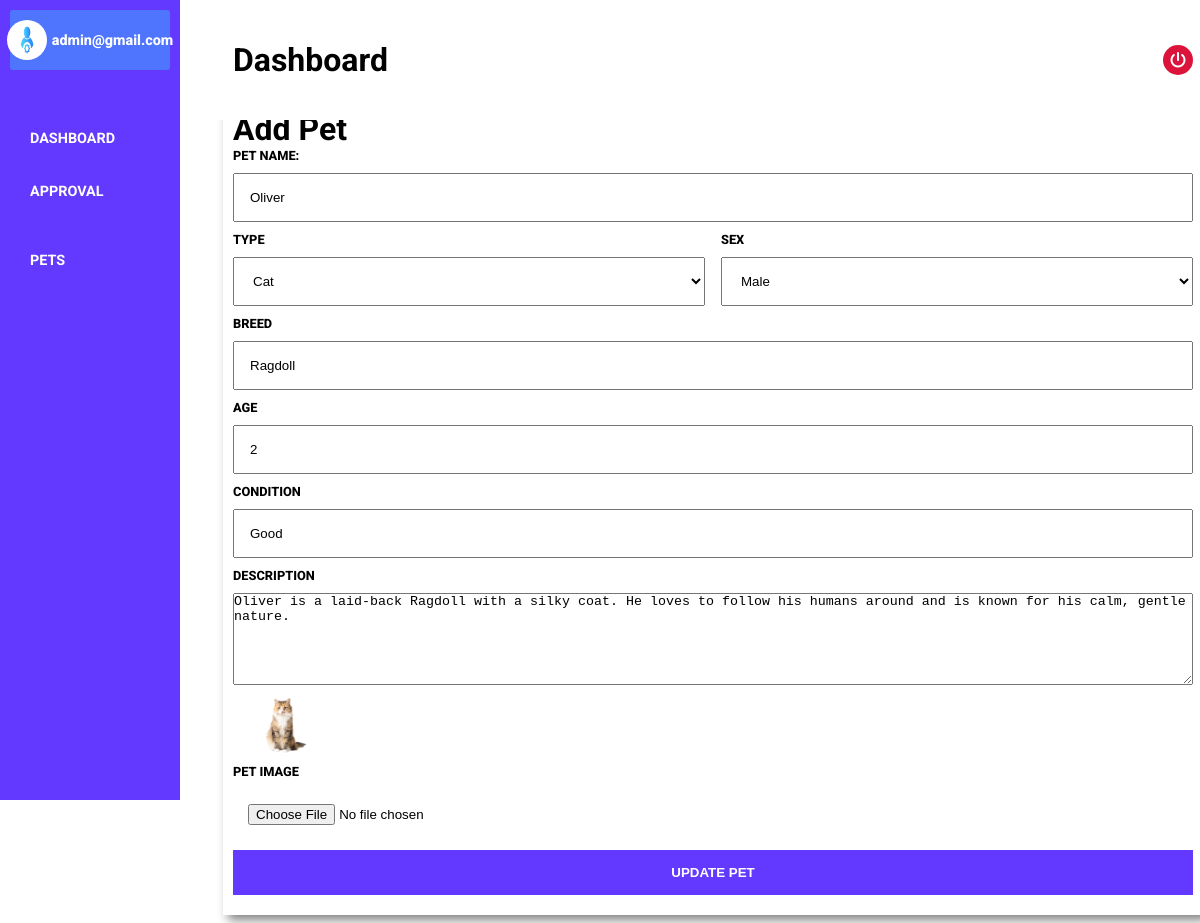
Page /admin/admin-pet.php?edit_id=17 (signed in) on the committed database.
### tables this page shows
CREATE TABLE `pets` (
  `id` int(11) NOT NULL,
  `pet_name` varchar(50) DEFAULT NULL,
  `pet_type` varchar(255) NOT NULL,
  `pet_breed` varchar(50) DEFAULT NULL,
  `pet_sex` varchar(255) NOT NULL,
  `pet_age` varchar(255) DEFAULT NULL,
  `pet_description` varchar(255) NOT NULL,
  `pet_condition` varchar(255) NOT NULL,
  `pet_status` enum('available','waiting','approved') DEFAULT 'available',
  `image` varchar(255) NOT NULL
);

### admin/admin-pet.php (the view, shortened to what this page needs)
<?php
include '../database/database.php';
$editPet = null;
if(isset($_GET['edit_id'])){
    $edit_id = $_GET['edit_id'];
    $edit_sql = "SELECT * FROM pets WHERE id = $edit_id";
    $edit_result = mysqli_query($conn, $edit_sql);
    if(mysqli_num_rows($edit_result)){
        $editPet = mysqli_fetch_assoc($edit_result);
    }
};
?>
<!DOCTYPE html>
<html lang="en">
<head>
    <link rel="stylesheet" href="admin-css/admin-css.css">
    <link rel="stylesheet" href="https://cdnjs.cloudflare.com/ajax/libs/font-awesome/6.6.0/css/all.min.css" />
</head>
<body>
    <div class="container">
        <?php include '../partials/side-bar.php'?>
        <div class="hero">
            <div class="hero-container">
                <div class="hero-header">
                    <h1>Dashboard</h1>
                    <div class="header-right-side">
                        <div class="logout-btn">
                            <a href="admin-logout.php"><i class="fa-solid fa-power-off"></i></a>
                        </div>
                    </div>
                </div>
                <div class="dashboard-body">
                    <div class="form-container">
                        <div class="pet-form">
                        <form action="<?= isset($editPet) ? 'admin-pet.php' : '../function/add-pet.php'; ?>" method="post" enctype="multipart/form-data">
                                <h1>Add Pet</h1>
                                <label for="name">Pet Name:</label>
                                <input type="text" name="pet_name" value="<?= isset($editPet) ? $editPet['pet_name']: '';?>" placeholder="Enter pet name" required><br>
                                <div class="form-row">
                                    <div class="form-col">
                                    <label for="pet_type">Type</label>
                                    <select name="pet_type" id="pet_type" required>
                                        <option value="Cat" <?= isset($editPet) && $editPet['pet_type'] == 'Cat' ? 'selected' : ''; ?>>Cat</option>
                                    </select><br>
                                    </div>
                                    <div class="form-col">
                                    <label for="pet_type">Sex</label>
                                    <select name="pet_sex" id="pet_sex" required>
                                        <option value="Male" <?= isset($editPet) && $editPet['pet_sex'] == 'Male' ? 'selected' : ''; ?>>Male</option>
                                    </select><br>
                                    </div>
                                </div>
                                <label for="pet_breed">Breed</label>
                                <input type="text" name="pet_breed" value="<?= isset($editPet) ? $editPet['pet_breed']: ''; ?>" placeholder="Enter pet breed" required><br>
                                <label for="pet_age">Age</label>
                                <input type="text" name="pet_age"  value="<?= isset($editPet) ? $editPet['pet_age']: ''; ?>" placeholder="Enter pet age" required><br>
                                <label for="pet_condition">Condition</label>
                                <input type="text" name="pet_condition" value="<?= isset($editPet) ? $editPet['pet_condition']:''; ?>" placeholder="Enter pet condition" required><br>
                                <label for="pet_description">Description</label>
                                <textarea name="pet_description" id="#" rows="6" placeholder="Pet description" required><?= isset($editPet) ? $editPet['pet_description']: ''; ?></textarea><br>
                                <?php if(isset($editPet)) :?>
                                <img src="../image/pets/<?php echo htmlspecialchars($editPet['image']); ?>"  width="100">
                                <?php endif; ?>
                                <label for="image">Pet Image</label>
                                <input type="file"  name="image"  >
                                <?php if(isset($editPet)) :?>
                                <input type="submit" name="update_pet" value="Update Pet">
                                <?php else :?>
                                <input type="submit" value="Add Pet">
                                <?php endif; ?>
                            </form>
                        </div>
                    </div>
                </div>
</body>
</html>

### admin/admin-css/admin-css.css (style rules this page uses)
* { margin: 0; padding: 0; box-sizing: border-box; }
body { font-family: "Roboto", sans-serif; scroll-behavior: smooth; overflow: hidden; overflow-y: scroll; }
.container { width: 100%; height: 100vh; display: flex; }
.hero { width: 85%; height: 100vh; position: relative; left: 203px; }
.hero-container { width: 100%; height: 100vh; }
.hero-header { display: flex; align-items: center; justify-content: space-between; padding: 30px; position: fixed; background-color: white; width: 85%; height: 15vh; z-index: 999; }
.logout-btn { background-color: crimson; text-align: center; height: 30px; width: 30px; border-radius: 50%; display: grid; place-items: center; }
.logout-btn a { color: white; }
.dashboard-body { width: 100%; height: auto; display: flex; align-items: center; justify-content: center; flex-wrap: wrap; gap: 1rem; padding: 20px; padding-top: 100px; }
.form-container { width: 100%; }
.form-container .pet-form { padding: 10px; box-shadow: 5px 5px 10px grey; }
.form-container .form-row { display: flex; align-items: center; justify-content: center; gap: 1rem; }
.form-row .form-col { width: 100%; }
.pet-form form label { text-transform: uppercase; display: block; font-size: .8rem; font-weight: 800; margin-bottom: 10px; }
.pet-form form input, .pet-form form select { width: 100%; padding: 15px; margin-bottom: 10px; }
.pet-form form textarea { width: 100%; }
.pet-form form input[type="submit"] { background-color: #6439FF; border: none; text-align: center; text-transform: uppercase; color: white; font-weight: 800; cursor: pointer; transition: .3s; }

### rows in the picture
pets: pet_name "Oliver", pet_type "Cat", pet_breed "Ragdoll", pet_age "2", pet_condition "Good", pet_description "Oliver is a laid-back Ragdoll with a silky coat. He loves to follow his humans around and is known for his calm, gentle nature.", image (picture)

### other values in the picture
$_SESSION['admin_email'] "admin@gmail.com"
